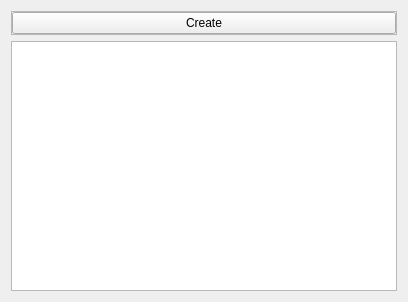
<?xml version="1.0" encoding="UTF-8"?>
<ui version="4.0">
 <class>AlbumListWidget</class>
 <widget class="QWidget" name="AlbumListWidget">
  <property name="geometry">
   <rect>
    <x>0</x>
    <y>0</y>
    <width>408</width>
    <height>302</height>
   </rect>
  </property>
  <property name="windowTitle">
   <string>Form</string>
  </property>
  <layout class="QVBoxLayout" name="verticalLayout_2">
   <item>
    <widget class="QFrame" name="frame">
     <property name="frameShape">
      <enum>QFrame::StyledPanel</enum>
     </property>
     <property name="frameShadow">
      <enum>QFrame::Raised</enum>
     </property>
     <layout class="QHBoxLayout" name="horizontalLayout_2">
      <property name="spacing">
       <number>0</number>
      </property>
      <property name="leftMargin">
       <number>0</number>
      </property>
      <property name="topMargin">
       <number>0</number>
      </property>
      <property name="rightMargin">
       <number>0</number>
      </property>
      <property name="bottomMargin">
       <number>0</number>
      </property>
      <item>
       <widget class="QPushButton" name="createAlbumButton">
        <property name="text">
         <string>Create</string>
        </property>
        <property name="icon">
         <iconset resource="resource.qrc">
          <normaloff>:/icons/album-add.png</normaloff>:/icons/album-add.png</iconset>
        </property>
       </widget>
      </item>
     </layout>
    </widget>
   </item>
   <item>
    <widget class="QListView" name="albumList"/>
   </item>
  </layout>
 </widget>
 <resources>
  <include location="resource.qrc"/>
 </resources>
 <connections/>
</ui>
